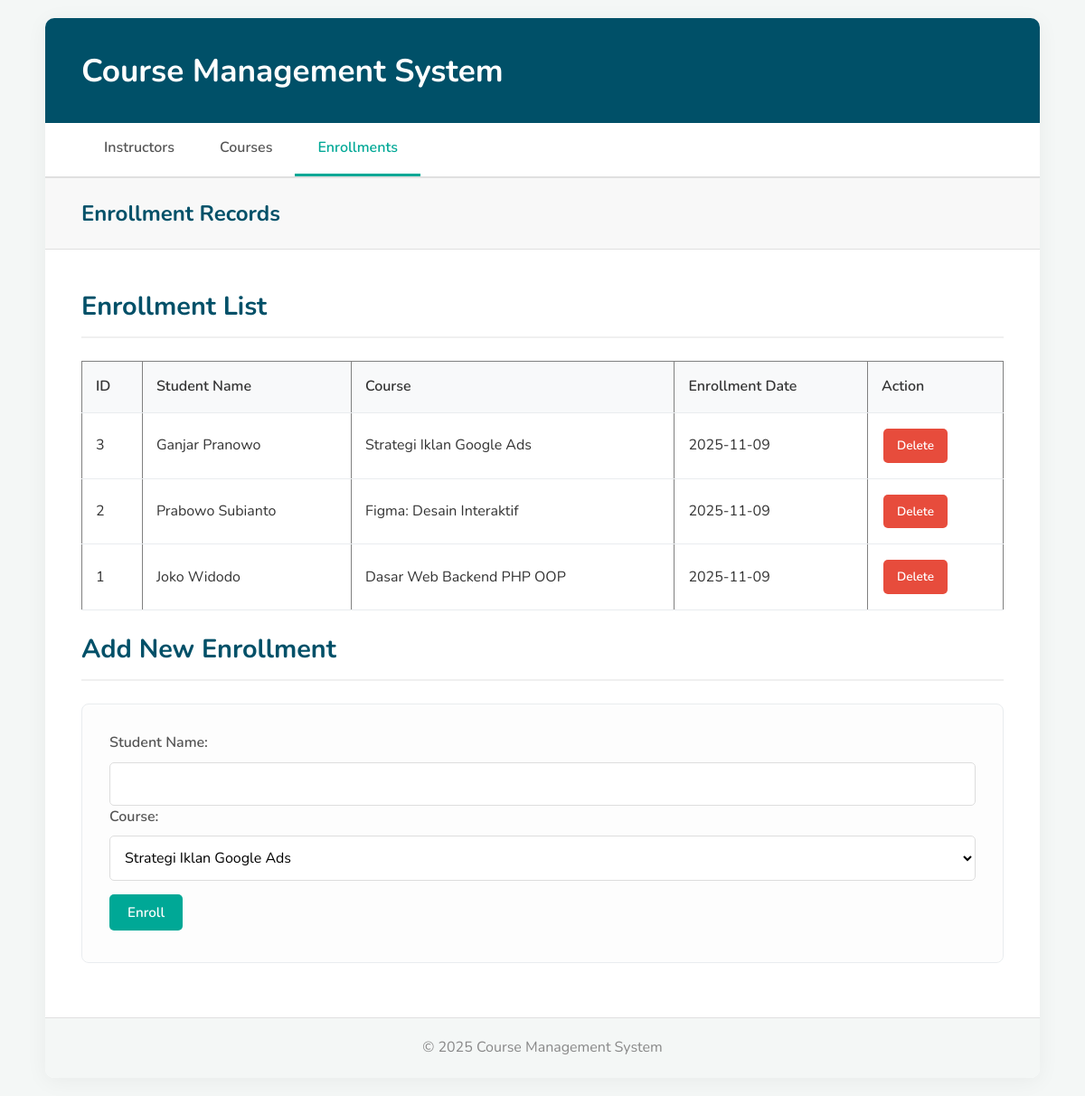
/?page=enrollments, run on the app's committed database.
### tables this page shows
CREATE TABLE enrollments (
    id INT AUTO_INCREMENT PRIMARY KEY,
    student_name VARCHAR(100) NOT NULL,
    course_id INT NOT NULL,
    enrollment_date DATE NOT NULL,
    FOREIGN KEY (course_id) REFERENCES courses(id) ON DELETE CASCADE
);

CREATE TABLE courses (
    id INT AUTO_INCREMENT PRIMARY KEY,
    title VARCHAR(255) NOT NULL,
    description TEXT,
    price DECIMAL(10, 2) NOT NULL,
    instructor_id INT NOT NULL,
    FOREIGN KEY (instructor_id) REFERENCES instructors(id) ON DELETE CASCADE
);

### config/db.php (called while the page is built, shortened)
<?php
class Database {
    private $host = "localhost";
    private $username = "root";
    private $password = "";
    private $dbname = "course_management_db";
    public function __construct() {
        try {
            $this->conn = new PDO("mysql:host=$this->host;dbname=$this->dbname", $this->username, $this->password);
        } catch (PDOException $e) {
            echo "Koneksi gagal: " . $e->getMessage();
        }
    }
}
?>

### class/Enrollment.php (called while the page is built, shortened)
<?php
require_once 'config/db.php';
class Enrollment {
    private $db;
    public function __construct() {
        $this->db = (new Database())->conn;
    }
    public function getAll() {
        $stmt = $this->db->prepare("SELECT e.*, c.title AS course_title
                                  FROM enrollments e
                                  JOIN courses c ON e.course_id = c.id
                                  ORDER BY e.id DESC");
        $stmt->execute();
        return $stmt->fetchAll(PDO::FETCH_ASSOC);
    }
}
?>

### class/Course.php (called while the page is built, shortened)
<?php
require_once 'config/db.php';
class Course {
    private $db;
    public function __construct() {
        $this->db = (new Database())->conn;
    }
    public function getAll() {
        $stmt = $this->db->prepare("SELECT c.*, i.name AS instructor_name
                                  FROM courses c
                                  JOIN instructors i ON c.instructor_id = i.id
                                  ORDER BY c.id DESC");
        $stmt->execute();
        return $stmt->fetchAll(PDO::FETCH_ASSOC);
    }
}
?>

### view/enrollments.php (the view)
<?php
$data = $enrollment->getAll();
$allCourses = $course->getAll();
?>
<h3>Enrollment List</h3>
<table border="1">
    <tr>
        <th>ID</th>
        <th>Student Name</th>
        <th>Course</th>
        <th>Enrollment Date</th>
        <th>Action</th>
    </tr>
    <?php foreach ($data as $e): ?>
    <tr>
        <td><?= $e['id'] ?></td>
        <td><?= $e['student_name'] ?></td>
        <td><?= $e['course_title'] ?></td>
        <td><?= $e['enrollment_date'] ?></td>
        <td class="table-actions">
            <a href="?delete_enrollment=<?= $e['id'] ?>" class="btn btn-danger" onclick="return confirm('Yakin hapus data ini?')">Delete</a>
            </td>
    </tr>
    <?php endforeach; ?>
</table>
<h3 class="mt-20">Add New Enrollment</h3>
<form method="POST">
    <label>Student Name:</label>
    <input type="text" name="student_name" required>
    <label>Course:</label>
    <select name="course_id" required>
        <?php foreach ($allCourses as $c): ?>
            <option value="<?= $c['id'] ?>"><?= $c['title'] ?></option>
        <?php endforeach; ?>
    </select>
    <button type="submit" name="add_enrollment" class="btn btn-success">Enroll</button>
</form>

### style.css (style rules this page uses)
* { margin: 0; padding: 0; box-sizing: border-box; }
body { font-family: 'Nunito', sans-serif; background-color: #f4f7f6; color: #333; line-height: 1.6; }
h3 { font-size: 1.8em; font-weight: 700; color: #005068; margin-bottom: 25px; border-bottom: 2px solid #f0f0f0; padding-bottom: 10px; }
table { width: 100%; border-collapse: collapse; margin-top: 20px; }
th, td { padding: 15px; text-align: left; border-bottom: 1px solid #e9ecef; }
th { background-color: #f8f9fa; color: #333; font-weight: 600; }
td.table-actions { white-space: nowrap; }
.table-actions .btn { padding: 8px 15px; font-size: 0.85em; margin: 2px; }
form { background-color: #fdfdfd; padding: 30px; margin: 20px 0; border: 1px solid #e9ecef; border-radius: 8px; }
form label { display: block; margin-bottom: 8px; font-weight: 600; color: #555; }
form input[type="text"], form input[type="email"], form input[type="number"], form textarea, form select { width: 100%; padding: 12px; border: 1px solid #ddd; border-radius: 5px; font-size: 1em; font-family: 'Nunito', sans-serif; background-color: #fff; transition: border-color 0.3s ease; }
form button[type="submit"] { margin-top: 15px; }
.btn { text-decoration: none; padding: 10px 20px; border: none; border-radius: 5px; font-weight: 600; font-size: 0.95em; cursor: pointer; transition: all 0.3s ease; display: inline-block; margin: 5px 5px 5px 0; font-family: 'Nunito', sans-serif; }
.btn-success { background-color: #00a896; color: white; }
.btn-danger { background-color: #e74c3c; color: white; }
.mt-20 { margin-top: 20px; }

### data on the page
enrollments: id "3", student_name "Ganjar Pranowo", course.title "Strategi Iklan Google Ads", enrollment_date "2025-11-09"
enrollments: id "2", student_name "Prabowo Subianto", course.title "Figma: Desain Interaktif", enrollment_date "2025-11-09"
enrollments: id "1", student_name "Joko Widodo", course.title "Dasar Web Backend PHP OOP", enrollment_date "2025-11-09"

### other printed values
form field course_id "Strategi Iklan Google Ads"
